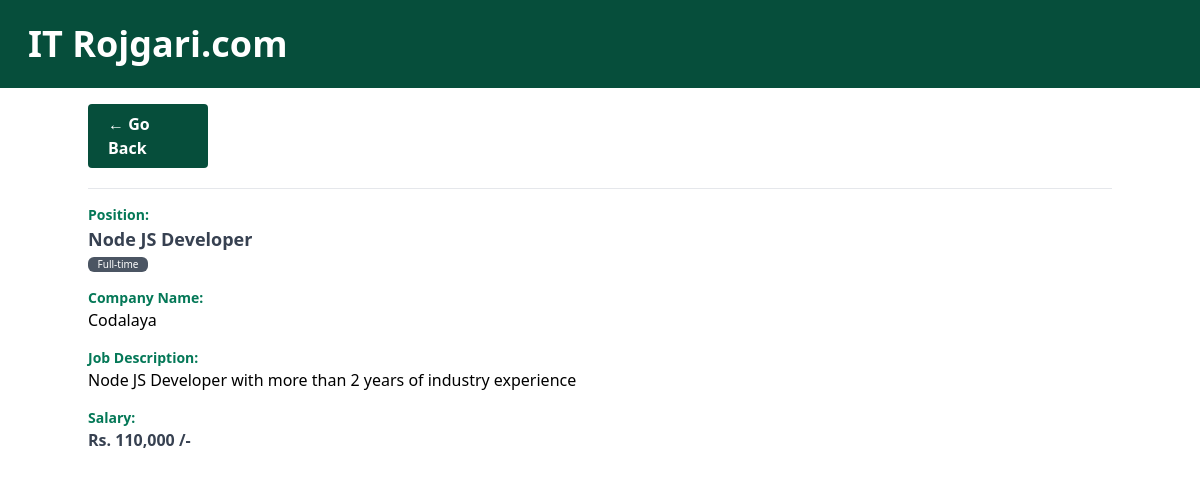
Screenshot of /job/7/ with the database file from the repository.
### IT_Rojgari/models.py (models this page shows, shortened)
class JobPosting(models.Model):
    title = models.CharField(max_length=100)
    type = models.CharField(max_length=20)
    description = models.TextField()
    company = models.TextField(max_length=100)
    salery = models.IntegerField()
    is_active = models.BooleanField(default=False)

### IT_Rojgari/views.py (the view)
# urls.py: path('job/<int:id>/', job_details, name='job-details'),
def job_details(request, id):
    job_detail = get_object_or_404(JobPosting, id=id, is_active=True)
    context = {
        "job": job_detail
    }
    return render(request, 'IT_Rojgari/details.html', context)

### IT_Rojgari/templates/IT_Rojgari/details.html (shortened to what this page needs)
{% extends "It_Rojgari/_base.html" %} {% load humanize %} {% block content %}
<p
  class="mt-4 bg-emerald-900 text-white font-semibold py-2 w-[120px] px-5 mb-5 rounded"
>
  <a href="{% url 'home' %}">&larr; Go Back</a>
</p>
<hr />
<div class="mt-4">
  <p class="text-emerald-700 text-sm font-semibold">Position:</p>
  <h3 class="text-gray-700 font-bold text-lg">{{job.title}}</h3>
  <p
    class="text-[10px] bg-gray-600 w-[60px] text-center mt-1 text-white rounded-md semi-bold"
  >
    {{job.type}}
  </p>
  <p class="text-emerald-700 text-sm font-semibold mt-4">Company Name:</p>
  <p>{{job.company}}</p>
  <p class="text-emerald-700 text-sm font-semibold mt-4">Job Description:</p>
  <p>{{job.description}}</p>
  <p class="text-emerald-700 text-sm font-semibold mt-4">Salary:</p>
  <p class="font-bold text-md text-gray-700">Rs. {{job.salery|intcomma}} /-</p>
</div>
{% endblock content %}

### rows the page displays
JobPosting: title "Node JS Developer", type "Full-time", company "Codalaya", description "Node JS Developer with more than 2 years of industry experience", salery "110,000"
